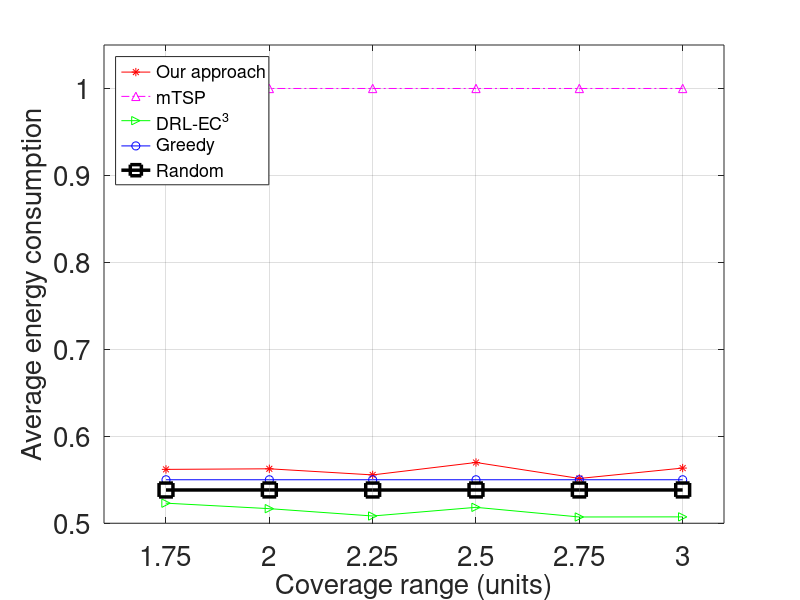

Write the MATLAB code that produced this figure.
clear
figure(1)

coverage_range = 1.75:0.25:3;

centrilized_Normalized_average_energy_consumption =[0.52308542554	
    0.516772683823 
    0.508327460466	
    0.518291543207	
    0.507193897001	
    0.507330639454];
mtsp_Normalized_average_energy_consumption = [1 1 1 1 1 1];
distributed_Normalized_average_energy_consumption = [0.5619371133449522	
    0.5626155703933872
    0.555586926
    0.569874212
    0.5514894662664033
	0.563452
    ];
greedy_Normalized_average_energy_consumption=[0.5500000000000052
	0.5500000000000052
	0.5500000000000052
	0.5500000000000052
	0.5500000000000052	
    0.5500000000000052
    ];
ramdom_Normalized_average_energy_consumptio =[0.5382309731761187
	0.5382848217243701
	0.5382196448908855
	0.5382652940300825
	0.5382547457224585
	0.538270131490073
    ];
plot(coverage_range,distributed_Normalized_average_energy_consumption,'r-*',coverage_range,mtsp_Normalized_average_energy_consumption,'m-.^',coverage_range,centrilized_Normalized_average_energy_consumption,'g->',coverage_range,greedy_Normalized_average_energy_consumption,'b-o',coverage_range,ramdom_Normalized_average_energy_consumptio,'k-s','Linewidth',2.5,'markersize',10)

xlim([1.6,3.1])
ylim([0.5,1.05])

set(gca,'xtick', (1.5:0.25:3.25),'fontsize',20)
set(gca,'ytick', (0.5:0.1:1.05),'fontsize',20)

legend({'Our approach','mTSP','DRL-EC^3','Greedy','Random'},'location','NorthWest','fontsize',13)

xlabel('Coverage range (units)','fontsize',20)
%ylabel({'Normalized Average Energy Consumption'},'fontsize',20)
ylabel({'Average energy consumption'},'fontsize',20)
grid on;
saveas(gcf,'cov_energy.pdf')
